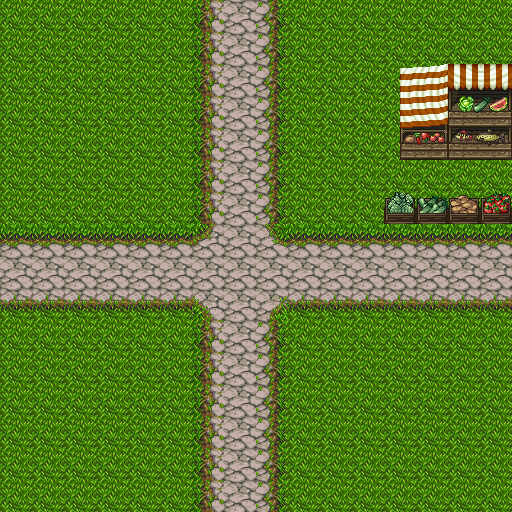

This game map was drawn from its Tiled (.tmx) file and the tilesets committed beside it. A one-line description and the trimmed map source follow:
An orthogonal 16x16 tile map with 32x32 px tiles, 2 tile layers (Background, Scene) and 1 object (bag).

<map version="1.0" orientation="orthogonal" renderorder="right-down" width="16" height="16" tilewidth="32" tileheight="32" nextobjectid="5">
 <tileset firstgid="1" name="PathAndObjects" tilewidth="32" tileheight="32" tilecount="256" columns="16">
  <image source="../PathAndObjects.png" width="512" height="512" />
 </tileset>
 <layer name="Background" width="16" height="16">
  <data>[256 cells, 256 non-empty, 10 distinct tile ids]</data>
 </layer>
 <layer name="Scene" width="16" height="16">
  <data>[256 cells, 16 non-empty, 16 distinct tile ids]</data>
 </layer>
 <objectgroup name="objects">
  <object id="1" name="bag" gid="168" x="416" y="384" width="32" height="32" />
 </objectgroup>
</map>
